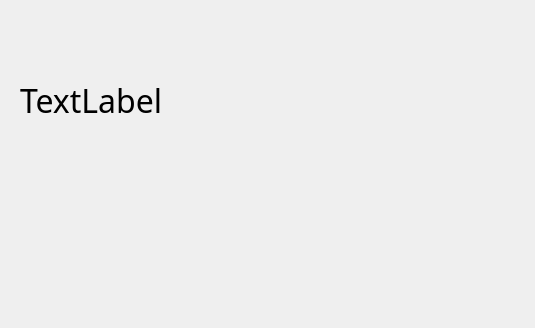
<?xml version="1.0" encoding="UTF-8"?>
<ui version="4.0">
 <class>Dialog</class>
 <widget class="QDialog" name="Dialog">
  <property name="geometry">
   <rect>
    <x>0</x>
    <y>0</y>
    <width>535</width>
    <height>328</height>
   </rect>
  </property>
  <property name="windowTitle">
   <string>Dialog</string>
  </property>
  <widget class="QLabel" name="label">
   <property name="geometry">
    <rect>
     <x>20</x>
     <y>10</y>
     <width>341</width>
     <height>181</height>
    </rect>
   </property>
   <property name="font">
    <font>
     <family>맑은 고딕</family>
     <pointsize>24</pointsize>
    </font>
   </property>
   <property name="text">
    <string>TextLabel</string>
   </property>
  </widget>
 </widget>
 <resources/>
 <connections/>
</ui>
